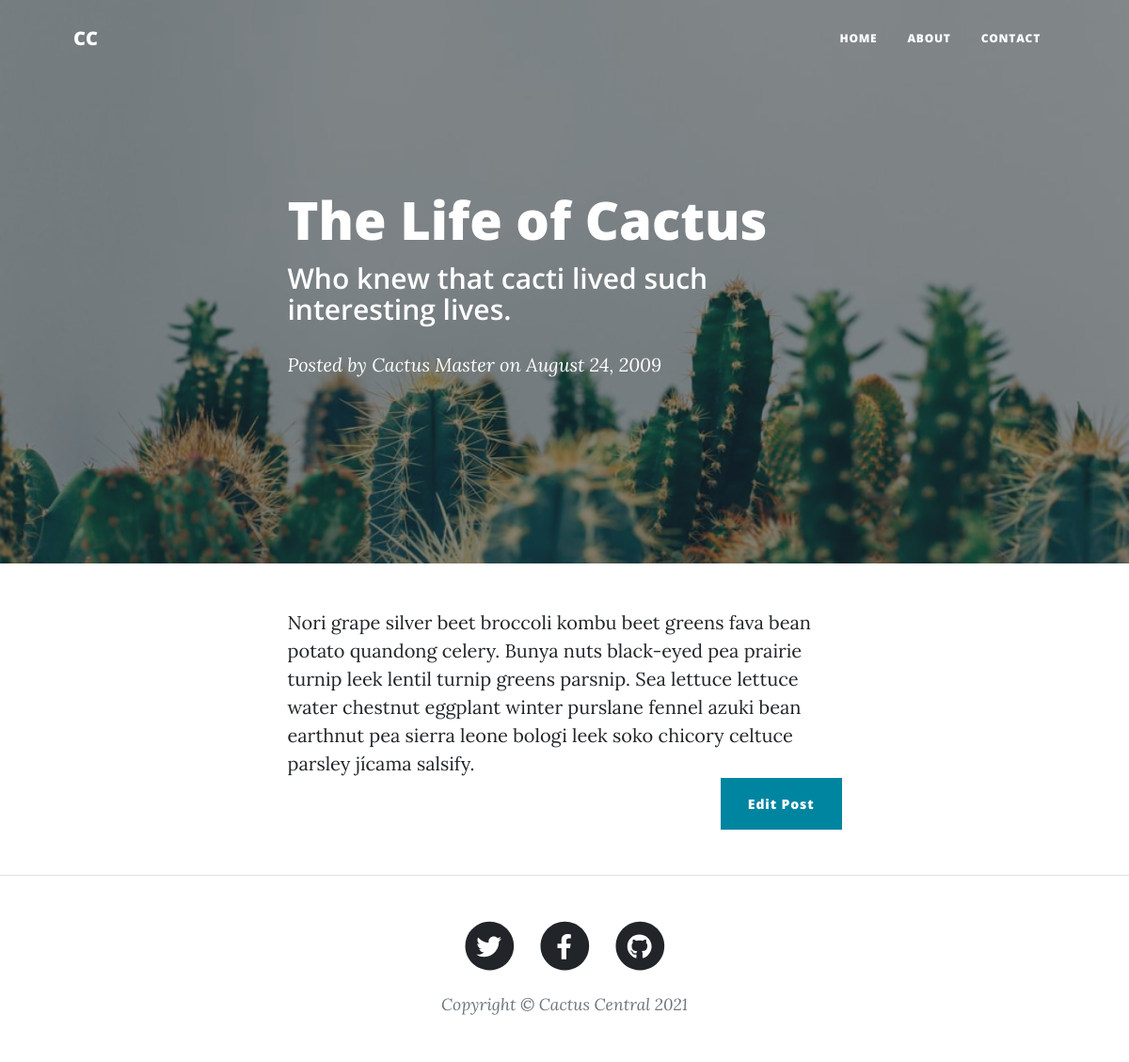
/posts/1, run on the app's committed database.
### main.py (models this page shows)
class BlogPost(db.Model):
    id = db.Column(db.Integer, primary_key=True)
    title = db.Column(db.String(250), unique=True, nullable=False)
    subtitle = db.Column(db.String(250), nullable=False)
    date = db.Column(db.String(250), nullable=False)
    body = db.Column(db.Text, nullable=False)
    author = db.Column(db.String(250), nullable=False)
    img_url = db.Column(db.String(250), nullable=False)

### main.py (the view)
@app.route("/posts/<int:post_id>")
def get_post(post_id):
    requested_post = BlogPost.query.get(post_id)
    return render_template("post.html", post=requested_post)

### templates/post.html
{% include "header.html" %}
<header class="masthead" style="background-image: url({{ url_for('static', filename='assets/img/cactus-bg.jpg') }})">
    <div class="container position-relative px-4 px-lg-5">
        <div class="row gx-4 gx-lg-5 justify-content-center">
            <div class="col-md-10 col-lg-8 col-xl-7">
                <div class="post-heading">
                    <h1>
                        {{ post.title }}
                    </h1>
                    <h2 class="subheading">
                        {{ post.subtitle }}
                    </h2>
                    <span class="meta">
                        Posted by
                        <a href="#!">Cactus Master</a>
                        on {{ post.date }}
                    </span>
                </div>
            </div>
        </div>
    </div>
</header>
<article class="mb-4">
    <div class="container px-4 px-lg-5">
        <div class="row gx-4 gx-lg-5 justify-content-center">
            <div class="col-md-10 col-lg-8 col-xl-7">
                {{ post.body|safe }}
                <div class="d-flex justify-content-end mb-4">
                  <a class="btn btn-primary float-right" href="{{url_for('edit_post', post_id=post.id)}}">Edit Post</a>
                </div>
            </div>
        </div>
    </div>
</article>
{% include "footer.html" %}

### data on the page
BlogPost: title "The Life of Cactus", subtitle "Who knew that cacti lived such interesting lives.", date "August 24, 2009", body "Nori grape silver beet broccoli kombu beet greens fava bean potato quandong celery. Bunya nuts black-eyed pea prairie turnip leek lentil turnip greens parsnip. Sea lettuce lettuce water chestnut eggplant winter purslane fennel azuki bean earthnut pea sierra leone bologi leek soko chicory celtuce parsley jícama salsify."
